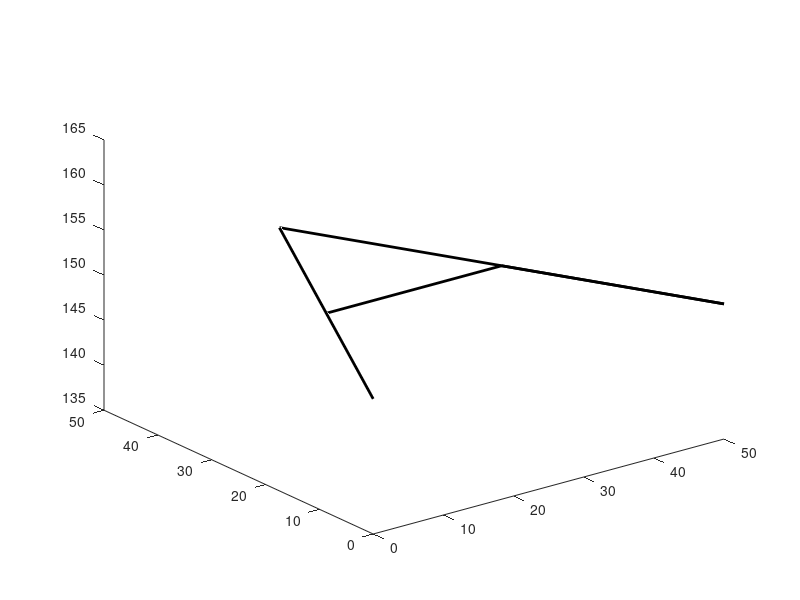

Source code (MATLAB):
% Define start position
namex_1 = 0;
namey_1 = 0;
namez_1 = 150;

% Define letter size
letter_size = 50;

% Generate coordinates for first line of A
namex_2 = namex_1 + letter_size/2;
namey_2 = namey_1 + letter_size;
namez_2 = namez_1;

% Generate coordinates for second line of A
namex_3 = namex_2 + letter_size/2;
namey_3 = namey_2 - letter_size;
namez_3 = namez_2;

% Generate coordinates for third line of A
namex_4 = namex_3 - letter_size/4;
namey_4 = namey_2 - letter_size/2;
namez_4 = namez_3;

namex_5 = namex_4 - letter_size/2;
namey_5 = namey_4;
namez_5 = namez_4;


% Plot the lines of the letter A
plot3([namex_1 namex_2],[namey_1 namey_2],[namez_1 namez_2],'k','LineWidth',2);
hold on;
plot3([namex_2 namex_3],[namey_2 namey_3],[namez_2 namez_3],'k','LineWidth',2);
plot3([namex_3 namex_4],[namey_3 namey_4],[namez_3 namez_4],'k','LineWidth',2);
plot3([namex_4 namex_5],[namey_4 namey_5],[namez_4 namez_5],'k','LineWidth',2);
% % 
% % % Set axis limits and labels
% % axis equal;
% % xlabel('X');
% % ylabel('Y');
% % zlabel('Z');
% % xlim([-100 100]);
% % ylim([-100 100]);
% % zlim([0 200]);
% % 
% % % Set plot title
% % title('Letter A');
% % 
% % clear all;
% 
% % Define start position
% name_x1 = 0;
% name_y1 = 0;
% name_z1 = 150;
% 
% % Define letter size
% letter_size = 50;
% 
% % Generate coordinates for first line of B
% name_x2 = name_x1;
% name_y2 = name_y1 + letter_size;
% name_z2 = name_z1;
% 
% % Generate coordinates for second line of B
% name_x3 = name_x2 + letter_size/2;
% name_y3 = name_y2 - letter_size/4;
% name_z3 = name_z2;
% 
% % Generate coordinates for third line of B
% name_x4 = name_x3 - letter_size/2;
% name_y4 = name_y3 - letter_size/4;
% name_z4 = name_z3;
% 
% % Generate coordinates for fourth line of B
% name_x5 = name_x4 + letter_size/2;
% name_y5 = name_y4 - letter_size/4;
% name_z5 = name_z4;
% 
% % Generate coordinates for fifth line of B
% name_x6 = name_x5 - letter_size/2;
% name_y6 = name_y5 - letter_size/4;
% name_z6 = name_z5;
% 
% 
% % Plot the lines of the letter B
% plot3([name_x1 name_x2],[name_y1 name_y2],[name_z1 name_z2],'k','LineWidth',2);
% hold on;
% plot3([name_x2 name_x3],[name_y2 name_y3],[name_z2 name_z3],'k','LineWidth',2);
% plot3([name_x3 name_x4],[name_y3 name_y4],[name_z3 name_z4],'k','LineWidth',2);
% plot3([name_x4 name_x5],[name_y4 name_y5],[name_z4 name_z5],'k','LineWidth',2);
% plot3([name_x5 name_x6],[name_y5 name_y6],[name_z5 name_z6],'k','LineWidth',2);
% 
% % Set axis limits and labels
% axis equal;
% xlabel('X');
% ylabel('Y');
% zlabel('Z');
% xlim([-100 100]);
% ylim([-100 100]);
% zlim([0 200]);
% 
% % Set plot title
% title('Letter B');

% % Define start position
% name_x1 = 0;
% name_y1 = 0;
% name_z1 = 150;
% 
% % Define letter size
% letter_size = 50;
% 
% % Generate coordinates for first line of C
% name_x2 = name_x1 + letter_size;
% name_y2 = name_y1;
% name_z2 = name_z1;
% 
% % Generate coordinates for second line of C
% name_x3 = name_x2 - letter_size;
% name_y3 = name_y2;
% name_z3 = name_z2;
% 
% % Generate coordinates for third line of C
% name_x4 = name_x3;
% name_y4 = name_y3 + letter_size;
% name_z4 = name_z3;
% 
% % Generate coordinates for fourth line of C
% name_x5 = name_x4 + letter_size;
% name_y5 = name_y4;
% name_z5 = name_z4;
% 
% % Plot the lines of the letter C
% plot3([name_x1 name_x2],[name_y1 name_y2],[name_z1 name_z2],'k','LineWidth',2);
% hold on;
% plot3([name_x2 name_x3],[name_y2 name_y3],[name_z2 name_z3],'k','LineWidth',2);
% plot3([name_x3 name_x4],[name_y3 name_y4],[name_z3 name_z4],'k','LineWidth',2);
% plot3([name_x4 name_x5],[name_y4 name_y5],[name_z4 name_z5],'k','LineWidth',2);
% 
% % Set axis limits and labels
% axis equal;
% xlabel('X');
% ylabel('Y');
% zlabel('Z');
% xlim([-100 100]);
% ylim([-100 100]);
% zlim([0 200]);
% 
% % Set plot title
% title('Letter C');

% % Define start position
% name_x1 = 0;
% name_y1 = 0;
% name_z1 = 150;
% 
% % Define letter size
% letter_size = 50;
% 
% % Generate coordinates for first line of D
% name_x2 = name_x1;
% name_y2 = name_y1 + letter_size;
% name_z2 = name_z1;
% 
% % Generate coordinates for second line of D
% name_x3 = name_x2 + letter_size;
% name_y3 = name_y2 - letter_size/2;
% name_z3 = name_z2;
% 
% % Generate coordinates for third line of D
% name_x4 = name_x3 - letter_size;
% name_y4 = name_y3 - letter_size/2;
% name_z4 = name_z3;
% 
% 
% 
% % Plot the lines of the letter D
% plot3([name_x1 name_x2],[name_y1 name_y2],[name_z1 name_z2],'k','LineWidth',2);
% hold on;
% plot3([name_x2 name_x3],[name_y2 name_y3],[name_z2 name_z3],'k','LineWidth',2);
% plot3([name_x3 name_x4],[name_y3 name_y4],[name_z3 name_z4],'k','LineWidth',2);
% plot3([name_x4 name_x5],[name_y4 name_y5],[name_z4 name_z5],'k','LineWidth',2);
% 
% % Set axis limits and labels
% axis equal;
% xlabel('X');
% ylabel('Y');
% zlabel('Z');
% xlim([-100 100]);
% ylim([-100 100]);
% zlim([0 200]);
% 
% % Set plot title
% title('Letter D');
% 
% % Define start position
% name_x1 = 0;
% name_y1 = 0;
% name_z1 = 150;
% 
% % Define letter size
% letter_size = 50;
% 
% % Generate coordinates for first line of E
% name_x2 = name_x1 + letter_size;
% name_y2 = name_y1;
% name_z2 = name_z1;
% 
% % Generate coordinates for second line of E
% name_x3 = name_x2 - letter_size;
% name_y3 = name_y2;
% name_z3 = name_z2;
% 
% % Generate coordinates for third line of E
% name_x4 = name_x3;
% name_y4 = name_y3 + letter_size/2;
% name_z4 = name_z3;
% 
% % Generate coordinates for fourth line of E
% name_x5 = name_x4 + letter_size;
% name_y5 = name_y4;
% name_z5 = name_z4;
% 
% % Generate coordinates for fifth line of E
% name_x6 = name_x5 - letter_size;
% name_y6 = name_y5;
% name_z6 = name_z5;
% 
% % Generate coordinates for sixth line of E
% name_x7 = name_x6;
% name_y7 = name_y6 + letter_size/2;
% name_z7 = name_z6;
% 
% % Generate coordinates for seventh line of E
% name_x8 = name_x7 + letter_size;
% name_y8 = name_y7;
% name_z8 = name_z7;
% 
% % Plot the lines of the letter E
% plot3([name_x1 name_x2],[name_y1 name_y2],[name_z1 name_z2],'k','LineWidth',2);
% hold on;
% plot3([name_x2 name_x3],[name_y2 name_y3],[name_z2 name_z3],'k','LineWidth',2);
% plot3([name_x3 name_x4],[name_y3 name_y4],[name_z3 name_z4],'k','LineWidth',2);
% plot3([name_x4 name_x5],[name_y4 name_y5],[name_z4 name_z5],'k','LineWidth',2);
% plot3([name_x5 name_x6],[name_y5 name_y6],[name_z5 name_z6],'k','LineWidth',2);
% plot3([name_x6 name_x7],[name_y6 name_y7],[name_z6 name_z7],'k','LineWidth',2);
% plot3([name_x7 name_x8],[name_y7 name_y8],[name_z7 name_z8],'k','LineWidth',2);
% 
% % Set axis limits and labels
% axis equal;
% xlabel('X');
% ylabel('Y');
% zlabel('Z');
% xlim([-100 100]);
% ylim([-100 100]);
% zlim([0 200]);
% 
% % Set plot title
% title('Letter E');
